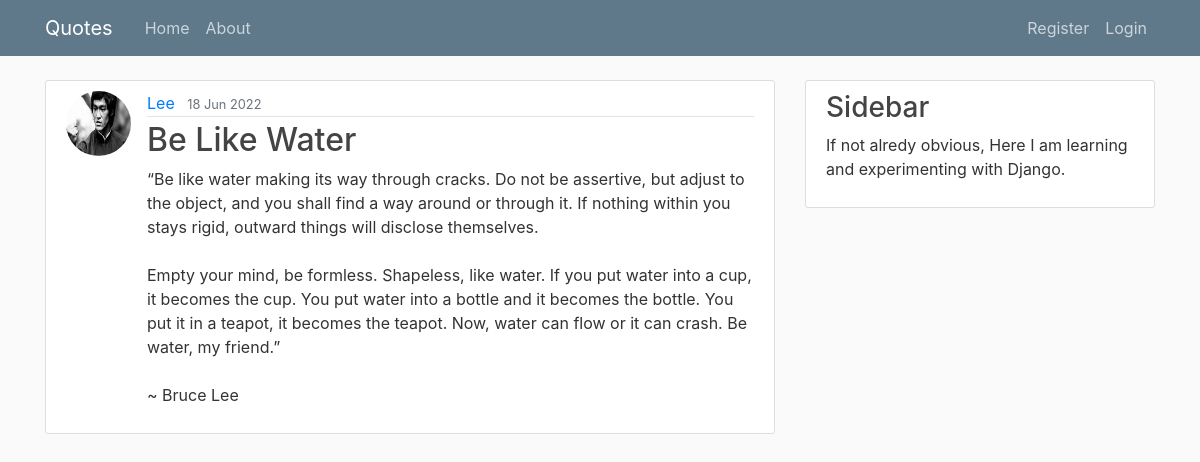
The app's page /post/36/ with its own data.
### blog/models.py (models this page shows, shortened)
class Post(models.Model):
    title = models.CharField(max_length=100)
    content = models.TextField()
    date_posted = models.DateTimeField(default=timezone.now)
    author = models.ForeignKey(User, on_delete=models.CASCADE) #when user is deleted, also delete posts! change this!

### users/models.py (models this page shows, shortened)
class Profile(models.Model):
    user = models.OneToOneField(User, on_delete=models.CASCADE)
    image = models.ImageField(default='default.jpg',upload_to='profile_pics')

### blog/views.py (the view)
# urls.py: path('post/<int:pk>/',PostDetailView.as_view(),name='post-detail'),
class PostDetailView(DetailView):
    model = Post

### blog/templates/blog/post_detail.html (shortened to what this page needs)
{% extends "blog/base.html" %}
{% block content %}
    <article class="media content-section">
      <img class="rounded-circle article-img"src="{{ object.author.profile.image.url }}" alt="Profile Image of {{object.author}}">
        <div class="media-body">
          <div class="article-metadata">
            <a class="mr-2" href="{% url 'user-posts' object.author.username %}">{{ object.author }}</a>
            <small class="text-muted">{{ object.date_posted|date:"d M Y"}}</small>
        </div>
          <h2 class="article-title">{{ object.title }}</h2>
          <p class="article-content">{{ object.content }}</p>
        </div>
      </article>
{% endblock content%}

### blog/static/blog/main.css (style rules this page uses)
body { background: #fafafa; color: #333333; margin-top: 5rem; }
h1, h2, h3, h4, h5, h6 { color: #444444; }
.content-section { background: #ffffff; padding: 10px 20px; border: 1px solid #dddddd; border-radius: 3px; margin-bottom: 20px; }
.article-title { color: #444444; }
.article-content { white-space: pre-line; }
.article-img { height: 65px; width: 65px; margin-right: 16px; }
.article-metadata { padding-bottom: 1px; margin-bottom: 4px; border-bottom: 1px solid #e3e3e3 }

### records on screen
Post: author.profile.image (picture), author "Lee", date_posted "18 Jun 2022", title "Be Like Water", content "“Be like water making its way through cracks. Do not be assertive, but adjust to the object, and you shall find a way around or through it. If nothing within you stays rigid, outward things will disclose themselves. Empty your mind, be formless. Shapeless, like water. If you put water into a cup, it becomes the cup. You put water into a bottle and it becomes the bottle. You put it in a teapot, it becomes the teapot. Now, water can flow or it can crash. Be water, my friend.” ~ Bruce Lee"
